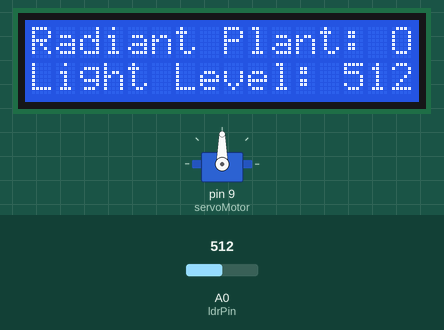
The sketch below on a simulated Arduino Uno, built with avr-gcc and run on an emulated ATmega328P. On the bench: servo, 16×2 character LCD. The inputs (shaded band) are chosen by the test bench; at power-on: A0 (ldrPin) = 512.

Above: at 1.2 s.
1.3 s: A0 (ldrPin) set to 485
At 1.48 s:
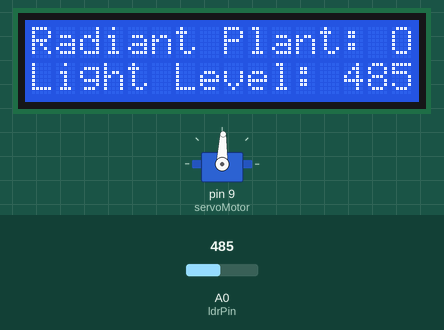
3.1 s: A0 (ldrPin) set to 510
At 3.26 s:
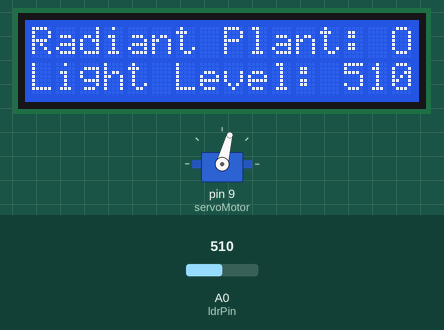
4.9 s: A0 (ldrPin) set to 490
At 6.1 s:
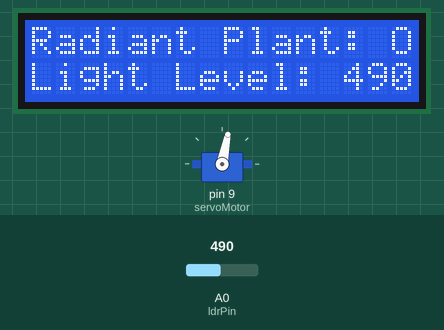
9.5 s: A0 (ldrPin) set to 511
At 9.67 s:
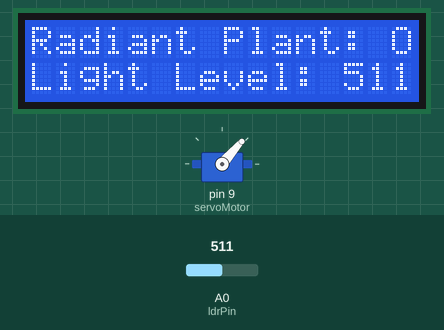
11.3 s: A0 (ldrPin) set to 306
At 18.1 s:
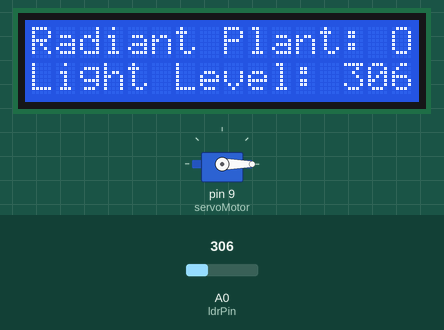
Timing chart, 0 to 18.3 s (numbered marks = the images above; inputs shaded):
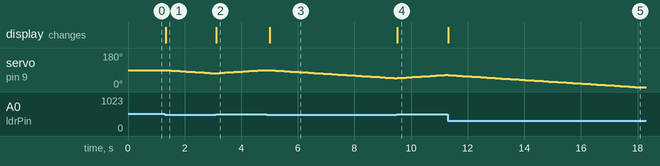

Measured:
- the behaviour switches between 501 and 500 on A0 (ldrPin) (found by bisection; images 0 and 1)
- after the input at 1.3 s, servo on pin 9 (servoMotor): moves from 90° to 73° over 1.7 s, starting at once; the display: changes at once (image 1)
- after the input at 3.1 s, the display: changes at once (image 2)
- after the input at 4.9 s, servo on pin 9 (servoMotor): moves from 90° to 47° over 4.4 s, starting after 0.11 s; the display: changes after 0.11 s (image 3)
- after the input at 9.5 s, the display: changes at once (image 4)
- after the input at 11.3 s, the display: changes at once (image 5)

The sketch:

terrific_snaget1.ino
```cpp
#include <Servo.h>
#include <LiquidCrystal.h>

Servo servoMotor;
LiquidCrystal lcd(12, 11, 5, 4, 3, 2);

int ldrPin = A0;
int threshold = 500;
int servoAngle = 90;
void setup() {
  servoMotor.attach(9);
  lcd.begin(16, 2);
  lcd.setCursor(0, 0);
  lcd.print("Radiant Plant: OFF");
}

void loop() {
  int lightLevel = analogRead(ldrPin);

  if (lightLevel > threshold) {

    if (servoAngle < 90) {
      servoAngle++;
      servoMotor.write(servoAngle);
    }
    lcd.setCursor(0, 0);
    lcd.print("Radiant Plant: ON ");
    lcd.setCursor(0, 1);
    lcd.print("Light Level: ");
    lcd.print(lightLevel);
  } else {

    if (servoAngle > 0) {
      servoAngle--;
      servoMotor.write(servoAngle);
    }
    lcd.setCursor(0, 0);
    lcd.print("Radiant Plant: OFF");
    lcd.setCursor(0, 1);
    lcd.print("Light Level: ");
    lcd.print(lightLevel);
  }

  delay(100);
}
```
